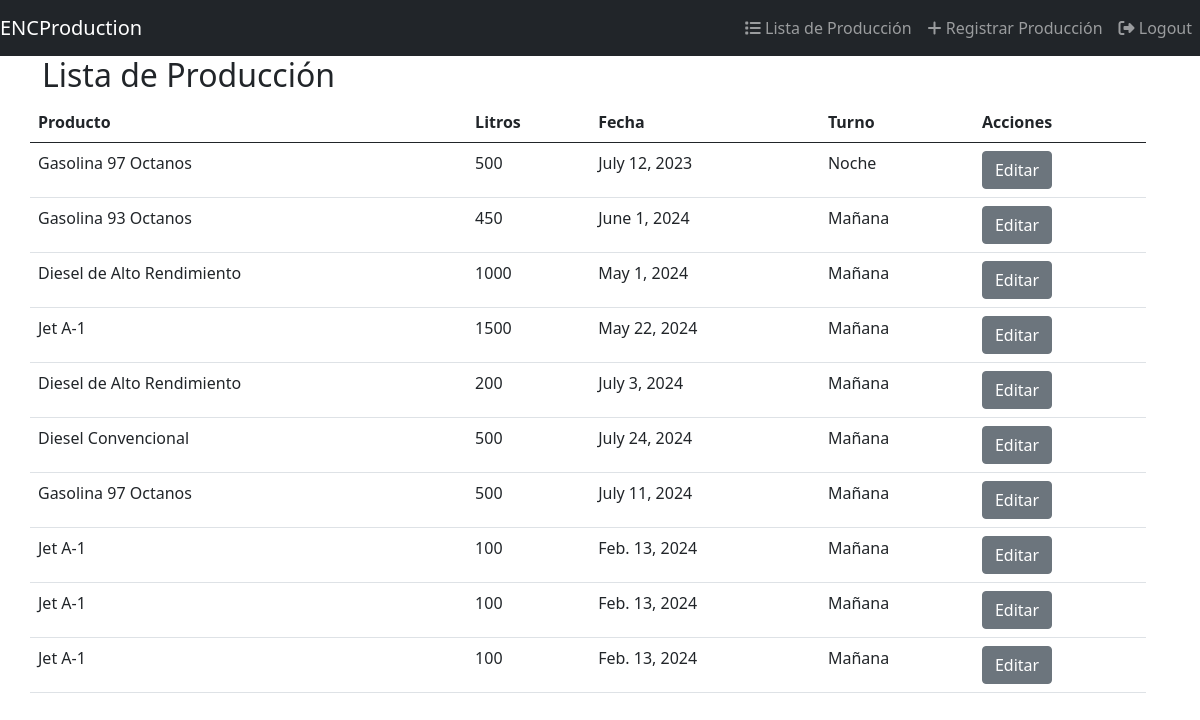
Before: /produccion/ (signed in) with the older database file.
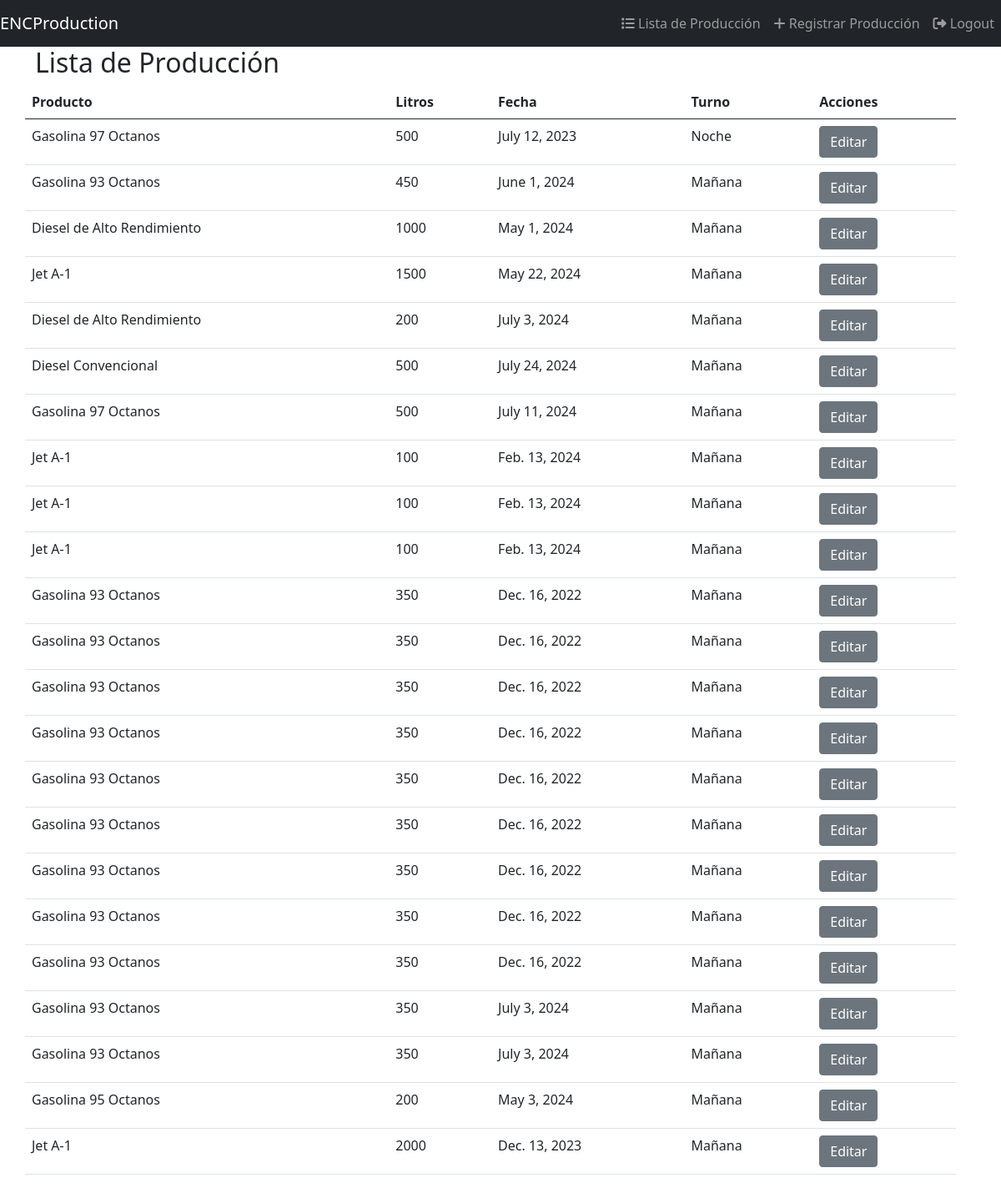
After: the same page with the newer database file.
### produccion/models.py (models this page shows, shortened)
class RegistroProduccion(models.Model):
    TURNOS = (
        ('AM', 'Mañana'),
        ('PM', 'Tarde'),
        ('MM', 'Noche'),
    )
    producto = models.ForeignKey(Producto, on_delete=models.CASCADE)
    litros = models.PositiveIntegerField()
    fecha = models.DateField()
    turno = models.CharField(max_length=2, choices=TURNOS)
    hora_registro = models.TimeField(auto_now_add=True)
    operador = models.ForeignKey(User, on_delete=models.CASCADE)
    modificado_por = models.ForeignKey(User, on_delete=models.SET_NULL, null=True, blank=True, related_name='modificado_por')
    modificado_en = models.DateTimeField(null=True, blank=True)
    eliminado = models.BooleanField(default=False)

class Producto(models.Model):
    codigo = models.CharField(max_length=3, unique=True)
    nombre = models.CharField(max_length=100)
    planta = models.ForeignKey(Planta, on_delete=models.CASCADE)
    def __str__(self):
        return self.nombre

### produccion/views.py (the view)
# urls.py: path('', views.lista_produccion, name='lista_produccion'),
@login_required
def lista_produccion(request):
    registros = RegistroProduccion.objects.filter(operador=request.user, eliminado=False)
    return render(request, 'produccion/lista_produccion.html', {'registros': registros})

### produccion/templates/produccion/lista_produccion.html
{% extends 'base.html' %}
{% block content %}
<h2>Lista de Producción</h2>
<table class="table">
    <thead>
        <tr>
            <th>Producto</th>
            <th>Litros</th>
            <th>Fecha</th>
            <th>Turno</th>
            <th>Acciones</th>
        </tr>
    </thead>
    <tbody>
        {% for registro in registros %}
        <tr>
            <td>{{ registro.producto }}</td>
            <td>{{ registro.litros }}</td>
            <td>{{ registro.fecha }}</td>
            <td>{{ registro.get_turno_display }}</td>
            <td>
                <a href="{% url 'produccion:editar_produccion' registro.pk %}" class="btn btn-secondary">Editar</a>
            </td>
        </tr>
        {% endfor %}
    </tbody>
</table>
{% endblock %}

### templates/base.html (shortened to what this page needs)
<!DOCTYPE html>
<html lang="en">
  <head>
    <link href="https://cdn.jsdelivr.net/npm/bootstrap@5.0.2/dist/css/bootstrap.min.css" rel="stylesheet" />
  </head>
  <body>
    {% include 'navbar.html' %}
    <div class="container">
        {% include 'message.html' %}
        <div class="row">
            {% block content %}
            {% endblock  %}
        </div>
        </div>
    </div>
  </body>
</html>

### templates/navbar.html (shortened to what this page needs)
{% url 'produccion:lista_produccion' as lista_produccion %}
{% url 'produccion:registrar_produccion' as registrar_produccion %}
<nav class="navbar navbar-expand-md bg-dark navbar-dark">
  <a href="#" class="navbar-brand">ENCProduction</a>
  <div id="navb" class="collapse navbar-collapse">
    <ul class="navbar-nav ms-auto">
      {% if user.is_authenticated %}
        <li class="nav-item {% if request.path == lista_produccion %}active{% endif %}">
          <a href="{{ lista_produccion }}" class="nav-link">
            <span class="fas fa-list"></span>
            Lista de Producción
          </a>
        </li>
        <li class="nav-item {% if request.path == registrar_produccion %}active{% endif %}">
          <a href="{{ registrar_produccion }}" class="nav-link">
            <span class="fas fa-plus"></span>
            Registrar Producción
          </a>
        </li>
        <li class="nav-item">
          <a href="{% url 'logout' %}" class="nav-link">
            <span class="fas fa-sign-out-alt"></span>
            Logout
          </a>
        </li>
      {% endif %}
    </ul>
  </div>
</nav>

### templates/message.html (shortened to what this page needs)
        <div class="row">

Changed rows visible on the page:
added RegistroProduccion: producto "Gasolina 93 Octanos", litros "350", fecha "Dec. 16, 2022", turno "Mañana"
added RegistroProduccion: producto "Gasolina 93 Octanos", litros "350", fecha "Dec. 16, 2022", turno "Mañana"
added RegistroProduccion: producto "Gasolina 93 Octanos", litros "350", fecha "Dec. 16, 2022", turno "Mañana"
added RegistroProduccion: producto "Gasolina 93 Octanos", litros "350", fecha "Dec. 16, 2022", turno "Mañana"
added RegistroProduccion: producto "Gasolina 93 Octanos", litros "350", fecha "Dec. 16, 2022", turno "Mañana"
added RegistroProduccion: producto "Gasolina 93 Octanos", litros "350", fecha "Dec. 16, 2022", turno "Mañana"
added RegistroProduccion: producto "Gasolina 93 Octanos", litros "350", fecha "Dec. 16, 2022", turno "Mañana"
added RegistroProduccion: producto "Gasolina 93 Octanos", litros "350", fecha "Dec. 16, 2022", turno "Mañana"
added RegistroProduccion: producto "Gasolina 93 Octanos", litros "350", fecha "Dec. 16, 2022", turno "Mañana"
added RegistroProduccion: producto "Gasolina 93 Octanos", litros "350", fecha "July 3, 2024", turno "Mañana"
added RegistroProduccion: producto "Gasolina 93 Octanos", litros "350", fecha "July 3, 2024", turno "Mañana"
added RegistroProduccion: producto "Gasolina 95 Octanos", litros "200", fecha "May 3, 2024", turno "Mañana"
added RegistroProduccion: producto "Jet A-1", litros "2000", fecha "Dec. 13, 2023", turno "Mañana"
